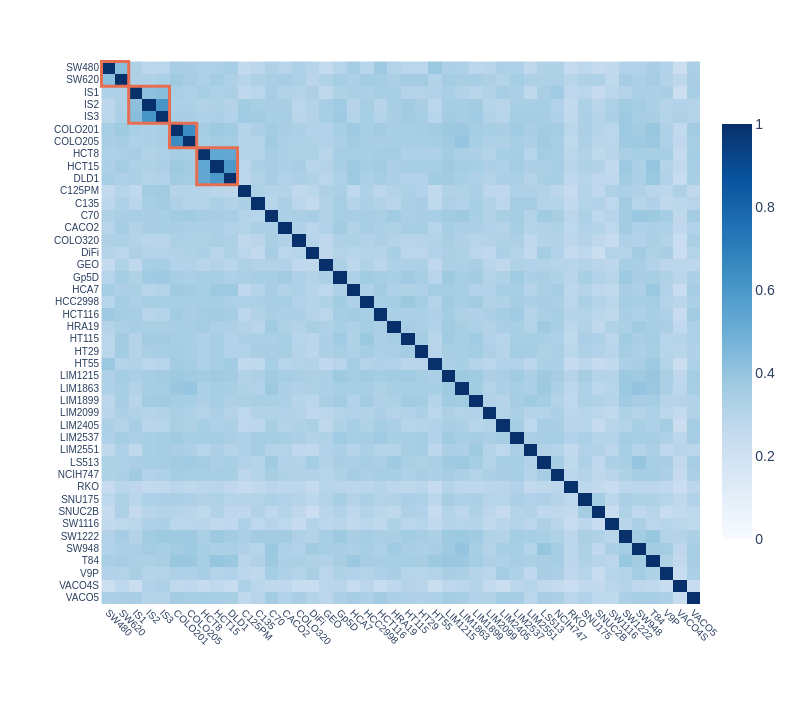

Notebook code cell kept with this figure:
### Markdown cell above
## Figure 4 — sc/bulk Jaccard heatmap, same-donor ordered (backup / slide 6)
**Slide message:** Clean all-vs-all similarity matrix showing same-donor clusters at high similarity.

### Code cell
# Order: same-donor groups first, then alphabetical remainder
GROUP_ORDER = [
    ('Donor A',    ['SW480', 'SW620']),
    ('Donor B',    ['IS1', 'IS2', 'IS3']),
    ('Donor C',    ['COLO201', 'COLO205']),
    ('Parental',   ['HCT8', 'HCT15', 'DLD1']),
]
grouped_labels = [lb for _, grp in GROUP_ORDER for lb in grp if lb in sc_labels_list]
other_labels   = sorted(lb for lb in sc_labels_list if lb not in grouped_labels)
ordered_labels = grouped_labels + other_labels

# Reindex matrix
idx_map = {lb: i for i, lb in enumerate(sc_labels_list)}
order = [idx_map[lb] for lb in ordered_labels]
jac_ordered = sc_jac[np.ix_(order, order)]

fig4 = go.Figure(go.Heatmap(
    z=jac_ordered, x=ordered_labels, y=ordered_labels,
    colorscale='Blues', zmin=0, zmax=1,
    showscale=True,
    colorbar=dict(len=0.8, tickfont=dict(size=14)),
    hovertemplate='%{y} vs %{x}<br>Jaccard: %{z:.3f}<extra></extra>',
))

# Outline same-donor blocks with rectangles
shapes = []
pos = 0
for _, grp in GROUP_ORDER:
    members = [lb for lb in grp if lb in sc_labels_list]
    if len(members) < 2:
        pos += len(members)
        continue
    k = len(members)
    # plotly heatmap: x index in [-0.5, n-0.5]
    shapes.append(dict(
        type='rect',
        x0=pos - 0.5, x1=pos + k - 0.5,
        y0=pos - 0.5, y1=pos + k - 0.5,
        line=dict(color=C['same_donor'], width=3),
        fillcolor='rgba(0,0,0,0)',
        xref='x', yref='y',
    ))
    pos += k

_style(fig4, showlegend=False)
fig4.update_layout(
    shapes=shapes,
    height=max(700, 16 * len(ordered_labels)),
    width=max(800, 18 * len(ordered_labels)),
    margin=dict(l=100, r=100, t=60, b=100),
)
fig4.update_xaxes(tickangle=45, tickfont=dict(size=10), showgrid=False)
fig4.update_yaxes(tickfont=dict(size=10), showgrid=False, autorange='reversed')
save(fig4, 'fig4_sc_jaccard_heatmap',
     w=max(800, 18 * len(ordered_labels)),
     h=max(700, 16 * len(ordered_labels)))

### Figure 1 — Plotly figure (JSON) as saved in the notebook; plotly's stock layout.template omitted (floating-point values rounded to 4 significant figures; data arrays with more than 128 entries replaced by an {"elided": "..."} marker saying what was removed)
{"data": [{"colorbar": {"len": 0.8, "tickfont": {"size": 14}}, "colorscale": [[0.0, "rgb(247,251,255)"], [0.125, "rgb(222,235,247)"], [0.25, "rgb(198,219,239)"], [0.375, "rgb(158,202,225)"], [0.5, "rgb(107,174,214)"], [0.625, "rgb(66,146,198)"], [0.75, "rgb(33,113,181)"], [0.875, "rgb(8,81,156)"], [1.0, "rgb(8,48,107)"]], "hovertemplate": "%{y} vs %{x}<br>Jaccard: %{z:.3f}<extra></extra>", "showscale": true, "type": "heatmap", "x": ["SW480", "SW620", "IS1", "IS2", "IS3", "COLO201", "COLO205", "HCT8", "HCT15", "DLD1", "C125PM", "C135", "C70", "CACO2", "COLO320", "DiFi", "GEO", "Gp5D", "HCA7", "HCC2998", "HCT116", "HRA19", "HT115", "HT29", "HT55", "LIM1215", "LIM1863", "LIM1899", "LIM2099", "LIM2405", "LIM2537", "LIM2551", "LS513", "NCIH747", "RKO", "SNU175", "SNUC2B", "SW1116", "SW1222", "SW948", "T84", "V9P", "VACO4S", "VACO5"], "y": ["SW480", "SW620", "IS1", "IS2", "IS3", "COLO201", "COLO205", "HCT8", "HCT15", "DLD1", "C125PM", "C135", "C70", "CACO2", "COLO320", "DiFi", "GEO", "Gp5D", "HCA7", "HCC2998", "HCT116", "HRA19", "HT115", "HT29", "HT55", "LIM1215", "LIM1863", "LIM1899", "LIM2099", "LIM2405", "LIM2537", "LIM2551", "LS513", "NCIH747", "RKO", "SNU175", "SNUC2B", "SW1116", "SW1222", "SW948", "T84", "V9P", "VACO4S", "VACO5"], "z": {"elided": "44x44 float values"}, "zmax": 1, "zmin": 0}], "layout": {"font": {"family": "Arial, sans-serif", "size": 18}, "height": 704, "margin": {"b": 100, "l": 100, "r": 100, "t": 60}, "paper_bgcolor": "white", "plot_bgcolor": "white", "shapes": [{"fillcolor": "rgba(0,0,0,0)", "line": {"color": "#E76F51", "width": 3}, "type": "rect", "x0": -0.5, "x1": 1.5, "xref": "x", "y0": -0.5, "y1": 1.5, "yref": "y"}, {"fillcolor": "rgba(0,0,0,0)", "line": {"color": "#E76F51", "width": 3}, "type": "rect", "x0": 1.5, "x1": 4.5, "xref": "x", "y0": 1.5, "y1": 4.5, "yref": "y"}, {"fillcolor": "rgba(0,0,0,0)", "line": {"color": "#E76F51", "width": 3}, "type": "rect", "x0": 4.5, "x1": 6.5, "xref": "x", "y0": 4.5, "y1": 6.5, "yref": "y"}, {"fillcolor": "rgba(0,0,0,0)", "line": {"color": "#E76F51", "width": 3}, "type": "rect", "x0": 6.5, "x1": 9.5, "xref": "x", "y0": 6.5, "y1": 9.5, "yref": "y"}], "showlegend": false, "width": 800, "xaxis": {"gridcolor": "#EEEEEE", "gridwidth": 1, "showgrid": false, "tickangle": 45, "tickfont": {"size": 10}, "zeroline": false}, "yaxis": {"autorange": "reversed", "gridcolor": "#EEEEEE", "gridwidth": 1, "showgrid": false, "tickfont": {"size": 10}, "zeroline": false}}}
